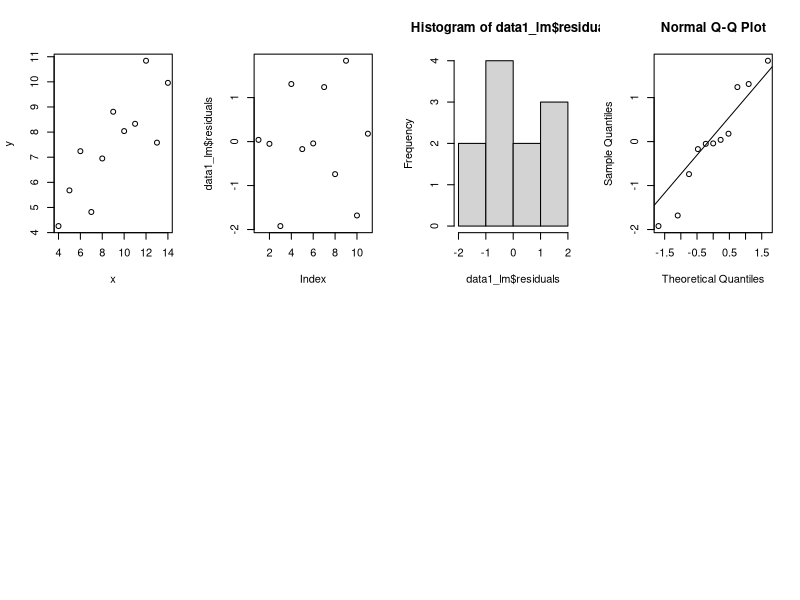
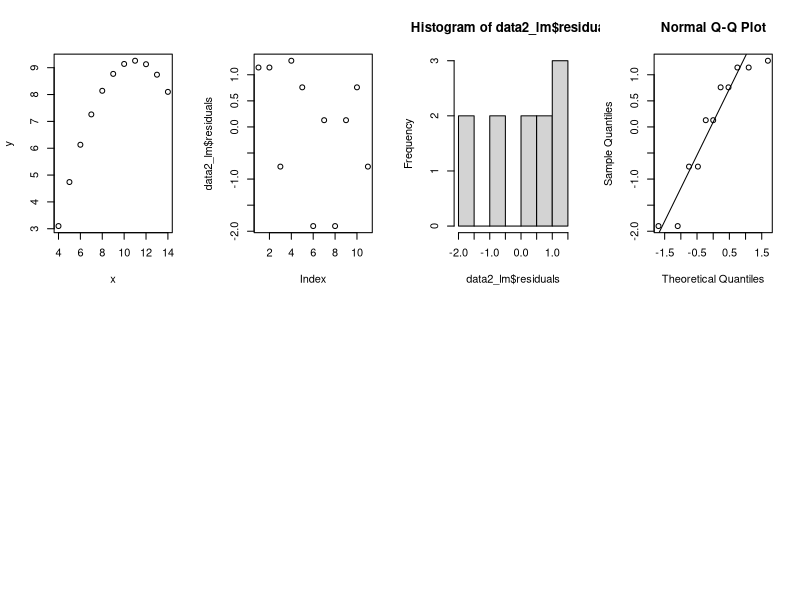
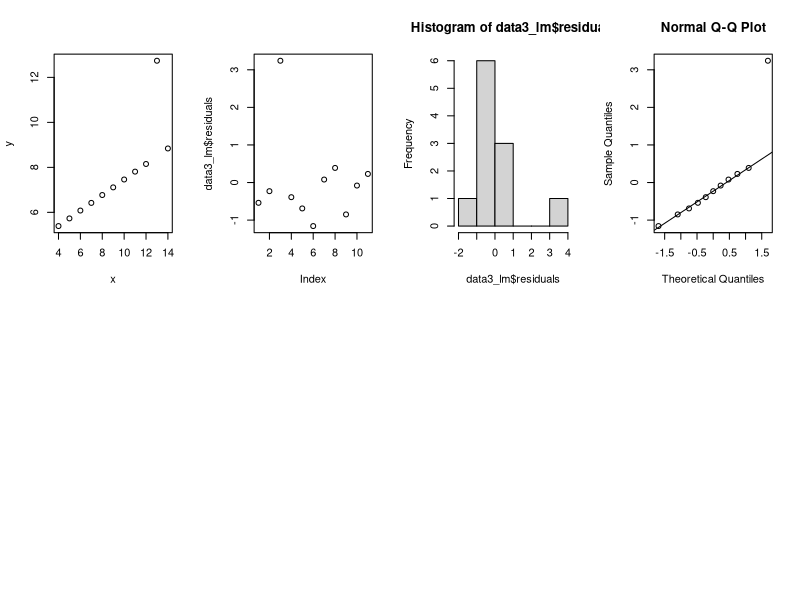
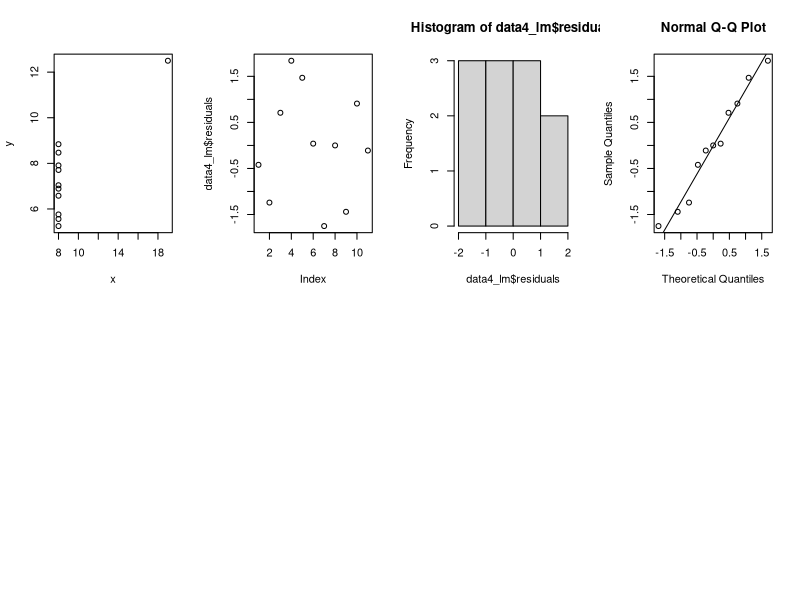

Reproduce these figures in R, in order.
## ---- chunk 1
options(digits = 2)
## ---- chunk 2
options(digits=2)
data1 <- data.frame(x=c(10,8,13,9,11,14,6,4,12,7,5),
					y=c(8.04,6.95,7.58,8.81,8.33,9.96,7.24,4.26,10.84,4.82,5.68))
data2 <- data.frame(x=c(10,8,13,9,11,14,6,4,12,7,5),
					y=c(9.14,8.14,8.74,8.77,9.26,8.1,6.13,3.1,9.13,7.26,4.74))
data3 <- data.frame(x=c(10,8,13,9,11,14,6,4,12,7,5),
					y=c(7.46,6.77,12.74,7.11,7.81,8.84,6.08,5.39,8.15,6.42,5.73))
data4 <- data.frame(x=c(8,8,8,8,8,8,8,19,8,8,8),
					y=c(6.58,5.76,7.71,8.84,8.47,7.04,5.25,12.5,5.56,7.91,6.89))
## ---- chunk 3
data1.x.mean <- mean(data1$x)
data1.y.mean <- mean(data1$y)
data2.x.mean <- mean(data2$x)
data2.y.mean <- mean(data2$y)
data3.x.mean <- mean(data3$x)
data3.y.mean <- mean(data3$y)
data4.x.mean <- mean(data4$x)
data4.y.mean <- mean(data4$y)
## ---- chunk 4
data1.x.median <- median(data1$x)
data1.y.median <- median(data1$y)
data2.x.median <- median(data2$x)
data2.y.median <- median(data2$y)
data3.x.median <- median(data3$x)
data3.y.median <- median(data3$y)
data4.x.median <- median(data4$x)
data4.y.median <- median(data4$y)
## ---- chunk 5
data1.x.sd <- sd(data1$x)
data1.y.sd <- sd(data1$y)
data2.x.sd <- sd(data2$x)
data2.y.sd <- sd(data2$y)
data3.x.sd <- sd(data3$x)
data3.y.sd <- sd(data3$y)
data4.x.sd <- sd(data4$x)
data4.y.sd <- sd(data4$y)
## ---- chunk 6
data1.correlation <- cor(data1$x, data1$y)
data2.correlation <- cor(data2$x, data2$y)
data3.correlation <- cor(data3$x, data3$y)
data4.correlation <- cor(data4$x, data4$y)
## ---- chunk 7
data1_lm <- lm(y ~ x, data1)
data2_lm <- lm(y ~ x, data2)
data3_lm <- lm(y ~ x, data3)
data4_lm <- lm(y ~ x, data4)

data1.slope <- data1_lm$coefficients[2]
data2.slope <- data2_lm$coefficients[2]
data3.slope <- data3_lm$coefficients[2]
data4.slope <- data4_lm$coefficients[2]

data1.intercept <- data1_lm$coefficients[1]
data2.intercept <- data2_lm$coefficients[1]
data3.intercept <- data3_lm$coefficients[1]
data4.intercept <- data4_lm$coefficients[1]
## ---- chunk 8
data1.rsquared <- data1.correlation ^2
data2.rsquared <- data2.correlation ^2
data3.rsquared <- data3.correlation ^2
data4.rsquared <- data4.correlation ^2
## ---- chunk 9
##### DO NOT MODIFY THIS R BLOCK! ######
# This R block will create a table to display all the calculations above in one table.
library(knitr)
library(kableExtra)
results <- data.frame(
	data1.x = c(data1.x.mean, data1.x.median, data1.x.sd, data1.correlation, data1.intercept, data1.slope, data1.rsquared),
	data1.y = c(data1.y.mean, data1.y.median, data1.y.sd, NA, NA, NA, NA),
	data2.x = c(data2.x.mean, data2.x.median, data2.x.sd, data2.correlation, data2.intercept, data2.slope, data2.rsquared),
	data2.y = c(data2.y.mean, data2.y.median, data2.y.sd, NA, NA, NA, NA),
	data3.x = c(data3.x.mean, data3.x.median, data3.x.sd, data3.correlation, data3.intercept, data3.slope, data3.rsquared),
	data3.y = c(data3.y.mean, data3.y.median, data3.y.sd, NA, NA, NA, NA),
	data4.x = c(data4.x.mean, data4.x.median, data4.x.sd, data4.correlation, data4.intercept, data4.slope, data4.rsquared),
	data4.y = c(data4.y.mean, data4.y.median, data4.y.sd, NA, NA, NA, NA),
	stringsAsFactors = FALSE
)
row.names(results) <- c('Mean', 'Median', 'SD', 'r', 'Intercept', 'Slope', 'R-Squared')
names(results) <- c('x','y','x','y','x','y','x','y')
options(knitr.kable.NA = '')
kable(results, digits = 2, 
	  align = 'r',
	  row.names = TRUE, 
	  format.args=list(nsmall = 2)) %>%
	column_spec(2:9, width = ".35in") %>%
	add_header_above(c(" " = 1, "Data 1" = 2, "Data 2" = 2, "Data 3" = 2, "Data 4" = 2))
## ---- chunk 10
par(mfrow=c(2,4))
plot(data1)
plot(data1_lm$residuals)
hist(data1_lm$residuals)
qqnorm(data1_lm$residuals)
qqline(data1_lm$residuals)
## ---- chunk 11
par(mfrow=c(2,4))
plot(data2)
plot(data2_lm$residuals)
hist(data2_lm$residuals)
qqnorm(data2_lm$residuals)
qqline(data2_lm$residuals)
## ---- chunk 12
par(mfrow=c(2,4))
plot(data3)
plot(data3_lm$residuals)
hist(data3_lm$residuals)
qqnorm(data3_lm$residuals)
qqline(data3_lm$residuals)
## ---- chunk 13
par(mfrow=c(2,4))
plot(data4)
plot(data4_lm$residuals)
hist(data4_lm$residuals)
qqnorm(data4_lm$residuals)
qqline(data4_lm$residuals)
